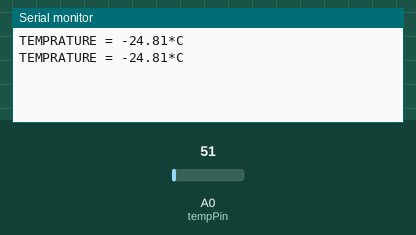
Recording of a sketch running on a simulated Arduino Uno, built with avr-gcc and run on an emulated ATmega328P. On the bench: the last lines printed to the serial monitor. The inputs (shaded band) are chosen by the test bench; at power-on: A0 (tempPin) = 51.

Above: at 1.8 s.
1.9 s: A0 (tempPin) set to 61
At 2.8 s:
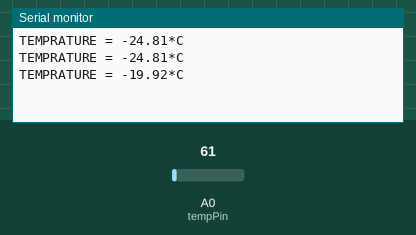
3.4 s: A0 (tempPin) set to 71
At 4.6 s:
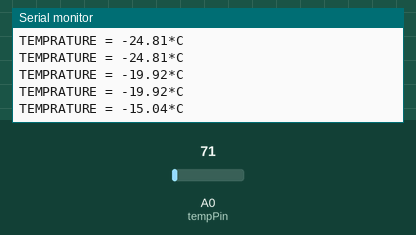
Timing chart, 0 to 6.4 s (numbered marks = the images above; inputs shaded):
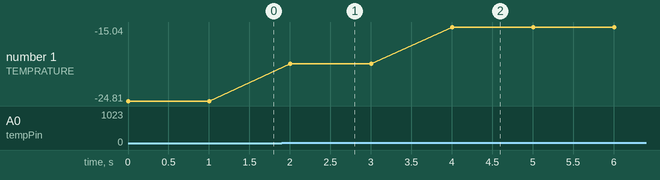

Measured:
- after the input at 1.9 s, the serial monitor: prints a new line after 0.10 s (image 1)
- after the input at 3.4 s, the serial monitor: prints a new line after 0.60 s (image 2)
- plotted number 1: -24.81 → -19.92 after the input at 1.9 s, -19.92 → -15.04 after the input at 3.4 s

The sketch:

RGB_Led_With_Temperature_Sensor.ino
```cpp
int val;
int tempPin = 0;
int redpin= 5;
int greenpin= 9;
int bluepin= 6;

void setup()
{
  Serial.begin(9600);
}
void loop()
{
  val = analogRead(tempPin);
  float mv = ((val/1024.0)*5000);
  float cel = (mv/10)-49.71; //to 49,71 to prosthesame gia na kalimpraroume ton aisthitira
  float farh = (cel*9)/5 + 32;
  Serial.print("TEMPRATURE = ");
  Serial.print(cel);
  Serial.print("*C");
  Serial.println();
  if (cel<20){
    digitalWrite (bluepin, HIGH);
    digitalWrite (greenpin, LOW);
    digitalWrite (redpin, LOW);
  }else if (cel<28){
    digitalWrite (bluepin, LOW);
    digitalWrite (greenpin, HIGH);
    digitalWrite (redpin, LOW);
  }else if (cel>28){
    digitalWrite (bluepin, LOW);
    digitalWrite (greenpin, LOW);
    digitalWrite (redpin, HIGH);
  }
  delay(1000);
}
```

PhotoResistor_and_Led.ino.cpp
```cpp
//Constants
const int pResistor = A0; // Photoresistor at Arduino analog pin A0
const int ledPin=13;       // Led pin at Arduino pin 9

//Variables
int value;				  // Store value from photoresistor (0-1023)

void setup(){
 Serial.begin(9600);
 pinMode(ledPin, OUTPUT);  // Set lepPin - 9 pin as an output
 pinMode(pResistor, INPUT);// Set pResistor - A0 pin as an input (optional)
}

void loop(){
  value = analogRead(pResistor);
  Serial.print("\n");
  Serial.print(value);

  //You can change value "25"
  if (value > 600){
    digitalWrite(ledPin, LOW);  //Turn led off
  }
  else{
    digitalWrite(ledPin, HIGH); //Turn led on
  }

  delay(1000); //Small delay
}
```
